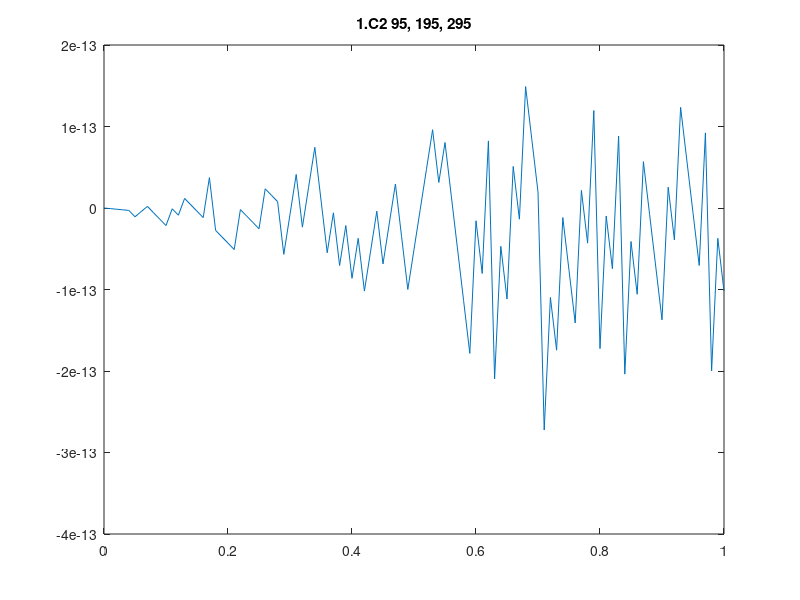

MATLAB code for this plot: (Note: this script raises an error after producing the figure.)
% Zadanie 1.C1
x = 0: 1/100 :1;
for f=0: 5 :300
    plot(x, sin(x * 2 * pi * f));
    title(f);
    pause;
end

title('1.C1 5, 105, 205');
pause;
close all;
hold on;

% Zadanie 1.C2
title('1.C2 95, 195, 295');
f = @(t) sin(2 * pi * t);
autoplot_funs( f,100, 1, containers.Map({'r-o', 'g-o', 'b-o'},{ 95,    195,   295}));

pause;
close all;
hold on;

% Zadanie 1.C3
title('1.C3 95, 105');
autoplot_funs( f, 100, 1, containers.Map({'r-o', 'g-*'},{ 95,    105}));

pause;
close all;